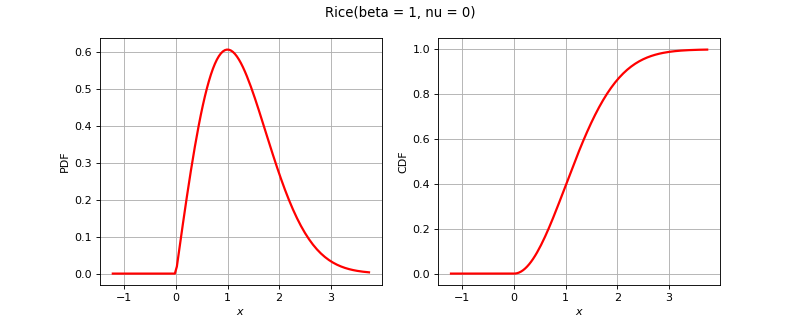

This figure's Python source:
import openturns as ot
from matplotlib import pyplot as plt
from openturns.viewer import View
if ot.Rice().__class__.__name__ == 'Bernoulli':
    distribution = ot.Bernoulli(0.7)
elif ot.Rice().__class__.__name__ == 'Binomial':
    distribution = ot.Binomial(5, 0.2)
elif ot.Rice().__class__.__name__ == 'Hypergeometric':
    distribution = ot.Hypergeometric(10, 4, 7)
elif ot.Rice().__class__.__name__ == 'CumulativeDistributionNetwork':
    coll = [ot.Normal(2),ot.Dirichlet([0.5, 1.0, 1.5])]
    distribution = ot.CumulativeDistributionNetwork(coll, ot.BipartiteGraph([[0,1], [0,1]]))
elif ot.Rice().__class__.__name__ == 'Histogram':
    distribution = ot.Histogram([-1.0, 0.5, 1.0, 2.0], [0.45, 0.4, 0.15])
elif ot.Rice().__class__.__name__ == 'KernelMixture':
    kernel = ot.Uniform()
    sample = ot.Normal().getSample(5)
    bandwith = [1.0]
    distribution = ot.KernelMixture(kernel, bandwith, sample)
elif ot.Rice().__class__.__name__ == 'MaximumDistribution':
    coll = [ot.Uniform(2.5, 3.5), ot.LogUniform(1.0, 1.2), ot.Triangular(2.0, 3.0, 4.0)]
    distribution = ot.MaximumDistribution(coll)
elif ot.Rice().__class__.__name__ == 'Multinomial':
    distribution = ot.Multinomial(5, [0.2])
elif ot.Rice().__class__.__name__ == 'RandomMixture':
    coll = [ot.Triangular(0.0, 1.0, 5.0), ot.Uniform(-2.0, 2.0)]
    weights = [0.8, 0.2]
    cst = 3.0
    distribution = ot.RandomMixture(coll, weights, cst)
elif ot.Rice().__class__.__name__ == 'TruncatedDistribution':
    distribution = ot.TruncatedDistribution(ot.Normal(2.0, 1.5), 1.0, 4.0)
elif ot.Rice().__class__.__name__ == 'UserDefined':
    distribution = ot.UserDefined([[1.0], [2.0], [3.0]], [0.4, 0.5, 1.0])
elif ot.Rice().__class__.__name__ == 'ZipfMandelbrot':
    distribution = ot.ZipfMandelbrot(10, 2.5, 0.3)
else:
    distribution = ot.Rice()
dimension = distribution.getDimension()
title = str(distribution)[:100].split('\n')[0]
if dimension == 1:
    distribution.setDescription(['$x$'])
    pdf_graph = distribution.drawPDF()
    cdf_graph = distribution.drawCDF()
    fig = plt.figure(figsize=(10, 4))
    pdf_axis = fig.add_subplot(121)
    cdf_axis = fig.add_subplot(122)
    View(pdf_graph, figure=fig, axes=[pdf_axis], add_legend=False)
    View(cdf_graph, figure=fig, axes=[cdf_axis], add_legend=False)
    fig.suptitle(title)
elif dimension == 2:
    distribution.setDescription(['$x_1$', '$x_2$'])
    pdf_graph = distribution.drawPDF()
    pdf_graph.setTitle(title)
    fig = plt.figure(figsize=(10, 5))
    pdf_axis = fig.add_subplot(111)
    View(pdf_graph, figure=fig, axes=[pdf_axis], add_legend=False, square_axes=False)
